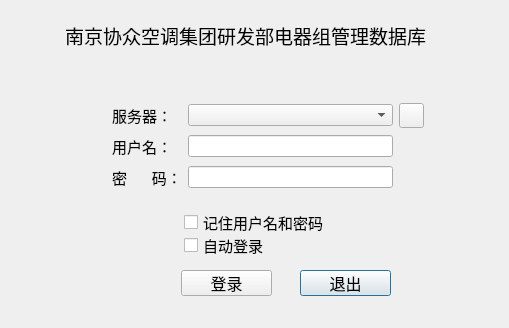
<?xml version="1.0" encoding="UTF-8"?>
<ui version="4.0">
 <class>LoginDialog</class>
 <widget class="QDialog" name="LoginDialog">
  <property name="geometry">
   <rect>
    <x>0</x>
    <y>0</y>
    <width>509</width>
    <height>328</height>
   </rect>
  </property>
  <property name="windowTitle">
   <string>Dialog</string>
  </property>
  <widget class="QPushButton" name="quitBtn">
   <property name="geometry">
    <rect>
     <x>300</x>
     <y>270</y>
     <width>91</width>
     <height>26</height>
    </rect>
   </property>
   <property name="font">
    <font>
     <pointsize>12</pointsize>
    </font>
   </property>
   <property name="text">
    <string>退出</string>
   </property>
  </widget>
  <widget class="QPushButton" name="loginBtn">
   <property name="geometry">
    <rect>
     <x>181</x>
     <y>270</y>
     <width>91</width>
     <height>26</height>
    </rect>
   </property>
   <property name="font">
    <font>
     <pointsize>12</pointsize>
    </font>
   </property>
   <property name="text">
    <string>登录</string>
   </property>
  </widget>
  <widget class="QLabel" name="label_3">
   <property name="geometry">
    <rect>
     <x>50</x>
     <y>20</y>
     <width>391</width>
     <height>31</height>
    </rect>
   </property>
   <property name="font">
    <font>
     <pointsize>14</pointsize>
     <weight>50</weight>
     <bold>false</bold>
    </font>
   </property>
   <property name="text">
    <string>南京协众空调集团研发部电器组管理数据库</string>
   </property>
   <property name="alignment">
    <set>Qt::AlignCenter</set>
   </property>
  </widget>
  <widget class="QLabel" name="img_Label">
   <property name="geometry">
    <rect>
     <x>0</x>
     <y>0</y>
     <width>511</width>
     <height>71</height>
    </rect>
   </property>
   <property name="text">
    <string/>
   </property>
   <property name="pixmap">
    <pixmap resource="database.qrc">:/login.jpg</pixmap>
   </property>
   <property name="scaledContents">
    <bool>true</bool>
   </property>
  </widget>
  <widget class="QCheckBox" name="rememberPwdCheckBox">
   <property name="geometry">
    <rect>
     <x>184</x>
     <y>210</y>
     <width>151</width>
     <height>24</height>
    </rect>
   </property>
   <property name="font">
    <font>
     <pointsize>11</pointsize>
    </font>
   </property>
   <property name="text">
    <string>记住用户名和密码</string>
   </property>
  </widget>
  <widget class="QCheckBox" name="AutoLoginCheckBox">
   <property name="geometry">
    <rect>
     <x>184</x>
     <y>233</y>
     <width>81</width>
     <height>24</height>
    </rect>
   </property>
   <property name="font">
    <font>
     <pointsize>11</pointsize>
    </font>
   </property>
   <property name="text">
    <string>自动登录</string>
   </property>
  </widget>
  <widget class="QPushButton" name="pushButton">
   <property name="geometry">
    <rect>
     <x>399</x>
     <y>103</y>
     <width>25</width>
     <height>25</height>
    </rect>
   </property>
   <property name="text">
    <string/>
   </property>
   <property name="icon">
    <iconset>
     <activeoff>:/gear.jpg</activeoff>
     <activeon>:/gear.jpg</activeon>
    </iconset>
   </property>
   <property name="iconSize">
    <size>
     <width>32</width>
     <height>32</height>
    </size>
   </property>
   <property name="autoRepeat">
    <bool>false</bool>
   </property>
   <property name="autoExclusive">
    <bool>false</bool>
   </property>
   <property name="default">
    <bool>false</bool>
   </property>
  </widget>
  <widget class="QWidget" name="layoutWidget">
   <property name="geometry">
    <rect>
     <x>112</x>
     <y>102</y>
     <width>281</width>
     <height>92</height>
    </rect>
   </property>
   <layout class="QGridLayout" name="gridLayout">
    <item row="0" column="0">
     <widget class="QLabel" name="label_4">
      <property name="font">
       <font>
        <pointsize>11</pointsize>
       </font>
      </property>
      <property name="text">
       <string>服务器：</string>
      </property>
     </widget>
    </item>
    <item row="0" column="1">
     <widget class="QComboBox" name="comboBox"/>
    </item>
    <item row="1" column="0">
     <widget class="QLabel" name="label">
      <property name="font">
       <font>
        <pointsize>11</pointsize>
       </font>
      </property>
      <property name="text">
       <string>用户名：</string>
      </property>
     </widget>
    </item>
    <item row="1" column="1">
     <widget class="QLineEdit" name="userNameLineEdit"/>
    </item>
    <item row="2" column="0">
     <widget class="QLabel" name="label_2">
      <property name="font">
       <font>
        <pointsize>11</pointsize>
       </font>
      </property>
      <property name="text">
       <string>密      码：</string>
      </property>
     </widget>
    </item>
    <item row="2" column="1">
     <widget class="QLineEdit" name="passwordLineEdit">
      <property name="echoMode">
       <enum>QLineEdit::Password</enum>
      </property>
     </widget>
    </item>
   </layout>
  </widget>
  <zorder>img_Label</zorder>
  <zorder>quitBtn</zorder>
  <zorder>loginBtn</zorder>
  <zorder>layoutWidget</zorder>
  <zorder>label_3</zorder>
  <zorder>rememberPwdCheckBox</zorder>
  <zorder>AutoLoginCheckBox</zorder>
  <zorder>pushButton</zorder>
 </widget>
 <resources>
  <include location="database.qrc"/>
 </resources>
 <connections/>
</ui>
